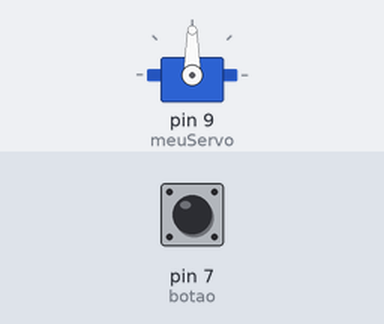
Bench run of a sketch on a simulated Arduino Uno, built with avr-gcc and run on an emulated ATmega328P. On the bench: servo. Inputs (shaded band) come from the test bench; at power-on: pin 7 (botao) HIGH.

Above: at 1.2 s.
1.3 s: pin 7 (botao) pulled LOW for 0.15 s
At 1.48 s:
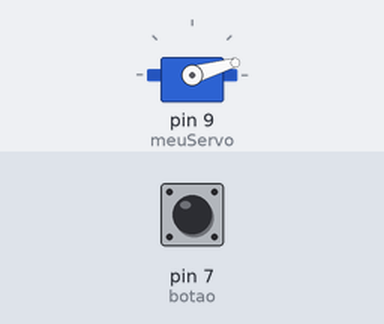
4.3 s: pin 7 (botao) pulled LOW for 1 s
At 4.5 s:
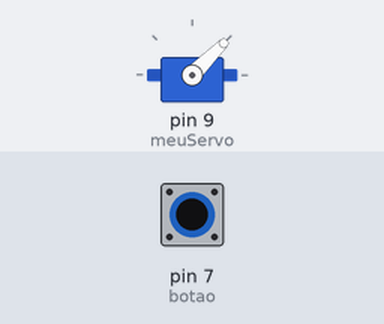
Timing chart, 0 to 10.1 s (numbered marks = the images above; inputs shaded):
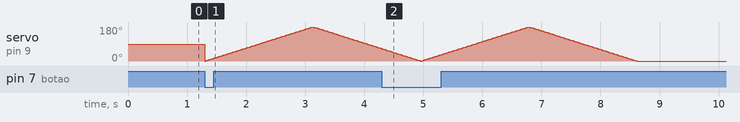

The sketch:

Motor_Servo.ino
```cpp
// C++ code
//

#include <Servo.h>

Servo meuServo;
int botao = 7;

void setup()
{
  // Define botão como entrada.
  pinMode(botao, INPUT_PULLUP);
}

void loop()
{
  meuServo.attach(9);
  if (digitalRead(botao) == LOW)
  {
    // Aumenta o ângulo do Servo, até chegar em 180°
    for(int angulo=0; angulo <= 180; angulo++)
    {
      meuServo.write(angulo);
      delay(10);
    }
    delay(10);

    // Diminui o ângulo do Servo, até chegar em 0°
    for(int angulo=180; angulo >= 0; angulo--)
    {
      meuServo.write(angulo);
      delay(10);
    }
  }

  meuServo.detach();
}
```
